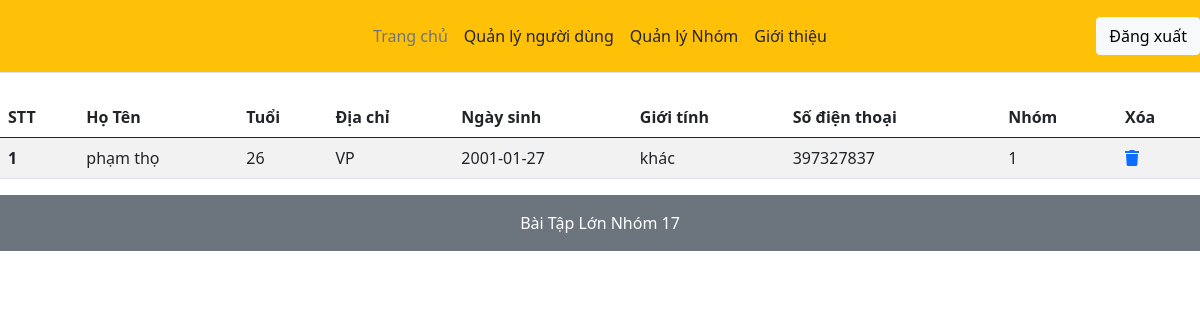
The app's page /admin/index.php with its own data.
### tables this page shows
CREATE TABLE `infor_users` (
  `infor_id` int(6) UNSIGNED NOT NULL,
  `first_name` varchar(30) NOT NULL,
  `last_name` varchar(30) NOT NULL,
  `age` int(10) NOT NULL,
  `address` text NOT NULL,
  `date` date NOT NULL DEFAULT current_timestamp(),
  `phone_number` int(60) NOT NULL,
  `gender` varchar(10) NOT NULL,
  `group_id` int(6) UNSIGNED NOT NULL,
  `userid` int(6) UNSIGNED NOT NULL
);

### admin/index.php (the view, shortened to what this page needs)
<!doctype html>
<html lang="en">
  <head>
    <link href="https://cdn.jsdelivr.net/npm/bootstrap@5.0.2/dist/css/bootstrap.min.css" rel="stylesheet">
    <link rel="stylesheet" href="https://cdnjs.cloudflare.com/ajax/libs/font-awesome/5.15.4/css/all.min.css">
  </head>
  <body>
  <header class="d-flex flex-wrap align-items-center justify-content-center justify-content-md-between py-3 mb-4 border-bottom bg-warning">
      <a href="/" class="d-flex align-items-center col-md-3 mb-2 mb-md-0 text-dark text-decoration-none">
        <svg class="bi me-2" width="40" height="32" role="img" aria-label="Bootstrap"><use xlink:href="#bootstrap"></use></svg>
      </a>
      <ul class="nav col-12 col-md-auto mb-2 justify-content-center mb-md-0">
        <li><a href="#" class="nav-link px-2 link-secondary">Trang chủ</a></li>
        <li><a href="#" class="nav-link px-2 link-dark">Quản lý người dùng</a></li>
        <li><a href="#" class="nav-link px-2 link-dark">Quản lý Nhóm</a></li>
        <li><a href="#" class="nav-link px-2 link-dark">Giới thiệu</a></li>
      </ul>
      <div class="col-md-3 text-end">
        <button type="button" class="btn btn-light">Đăng xuất</button>
      </div>
  </header>
  <div class="content">
  <div class="col-md-12">
    <table class="table table-striped">
        <thead>
      <tr>
        <th scope="col">STT</th>
        <th scope="col">Họ Tên</th>
        <th scope="col">Tuổi</th>
        <th scope="col">Địa chỉ</th>
        <th scope="col">Ngày sinh</th>
        <th scope="col">Giới tính</th>
        <th scope="col">Số điện thoại</th>
        <th scope="col">Nhóm</th>
        <th scope="col">Xóa</th>
      </tr>
    </thead>
    <tbody>
    <?php
        $conn = mysqli_connect('localhost','root','','btl_ql');
        $sql = "SELECT*FROM infor_users";
        $result = mysqli_query($conn,$sql);
        if(mysqli_num_rows($result) > 0){
            $i=1;
            while($row = mysqli_fetch_assoc($result)){
    ?>
      <tr>
      <th scope="row"><?php echo $i; ?> </th>
        <td><?php echo $row['first_name']; ?> <?php echo $row['last_name']; ?> </td>
        <td><?php echo $row['age']; ?> </td>
        <td><?php echo $row['address']; ?> </td>
        <td><?php echo $row['date']; ?> </td>
        <td><?php echo $row['gender']; ?> </td>
        <td><?php echo $row['phone_number']; ?> </td>
        <td><?php echo $row['group_id']; ?> </td>
        <td><a href="delete_users.php?infor_id=<?php echo $row['infor_id']; ?>"><i class="fas fa-trash"></i></a></td>
      </tr>
      <?php
        $i++;
            }
        }
        ?>
    </tbody>
    </table>
  </div>
  </div>
  <footer class="p-5 d-flex justify-content-center bg-secondary py-3 text-white">
      <ul class="nav nav-pills">
        <li class="nav-item">Bài Tập Lớn Nhóm 17</li>
      </ul>
  </footer>
  </body>
</html>

### records on screen
infor_users: first_name "phạm", last_name "thọ", age "26", address "VP", date "2001-01-27", gender "khác", phone_number "397327837", group "1"
